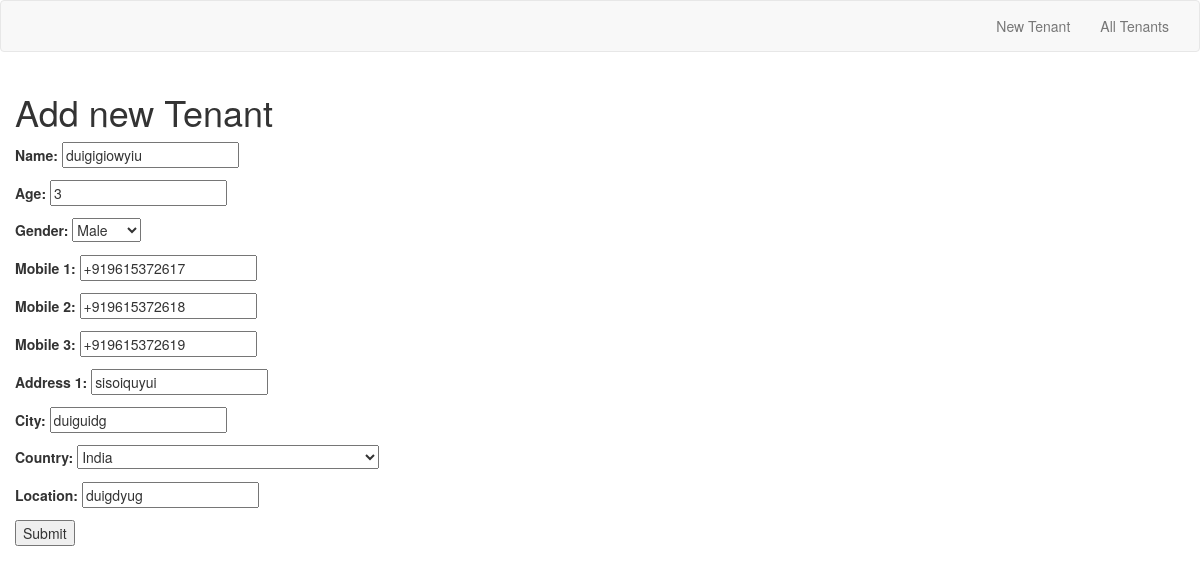
Page /tenant_app/edit/3/ on the committed database.
### tenant_app/models.py (models this page shows)
class Tenant(models.Model):
    name = models.CharField(max_length = 30, blank=False)
    age = models.IntegerField(validators=[MinValueValidator(0), MaxValueValidator(150)], blank=False)
    gender = models.CharField(max_length=6, choices=gender_choice, blank=False)
    mobile_1 = PhoneNumberField(null=False, blank=False, unique=True)
    mobile_2 = PhoneNumberField(null=False, blank=False, unique=True)
    mobile_3 = PhoneNumberField(null=False, blank=False, unique=True)
    address_1 = models.CharField(max_length=100, blank=False)
    city = models.CharField(max_length=20, blank=False)
    country = CountryField(blank=False)
    location = models.CharField(max_length=20, blank=False)

### tenant_app/views.py (the view, shortened to what this page needs)
# urls.py: re_path('edit/(\d+)/', views.edit_tenant, name = 'edit-tenant'),
def edit_tenant(request, id):
    if request.method == 'GET':
        tenant = Tenant.objects.get(pk=id)
        form = TenantForm(instance=tenant)
        return render(request, 'tenant_app/edit_tenant.html', {'form':form})

### tenant_app/forms.py
class TenantForm(forms.ModelForm):
    class Meta:
        model = Tenant
        fields = ('name', 'age', 'gender', 'mobile_1', 'mobile_2', 'mobile_3', 'address_1', 'city', 'country', 'location')

### tenant_app/templates/tenant_app/edit_tenant.html (shortened to what this page needs)
{% extends 'tenant_app/base.html' %}
{% block content %}
<div class="container">
    <div class="row main">
        <div class="main-login main-center">
            <h1>Add new Tenant</h1>
            <form class="" method="post" action="#">
                {{ form.as_p }}
                <input type="submit" value="Submit">
            </form>
        </div>
    </div>
</div>
{% endblock content %}

### rows in the picture
Tenant: name "duigigiowyiu", age "3", gender "Male", mobile_1 "+919615372617", mobile_2 "+919615372618", mobile_3 "+919615372619", address_1 "sisoiquyui", city "duiguidg", country "India", location "duigdyug"
